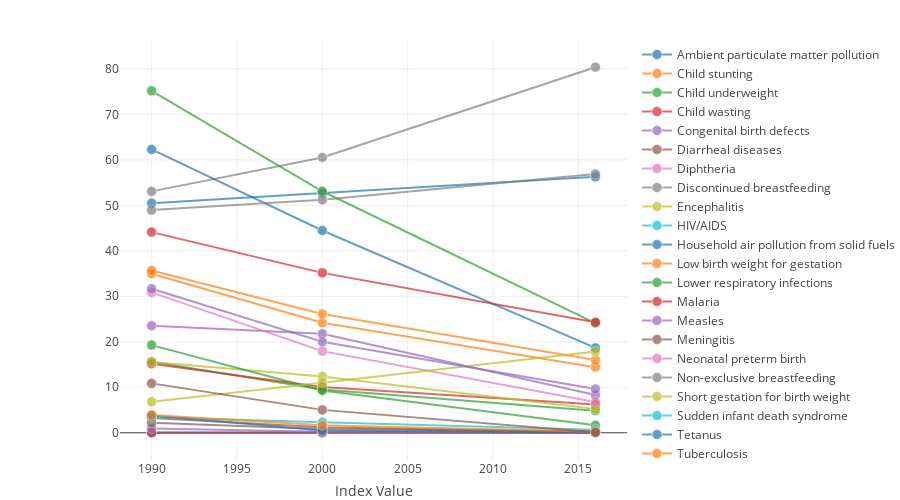

Notebook cell for this chart:
### Code cell
# For one country, plot all indicators
df_l = df.query('location_id == 6')
data = [
            go.Scatter(
                x=df_l[df_l['indicator'] == i]['year_id'],
                y=df_l[df_l['indicator'] == i]['val'],
                # text=df_l[df_l['location_id'] == i]['location_name'],
                mode='lines+markers',
                opacity=0.7,
                marker={
                    'size': 10,
                    # 'color': dif_similar[dif_similar['cluster'] == i]['color'],  # palette[i],
                    'line': {'width': 0.5, 'color': 'white'}
                },
                name=str(i)
            ) for i in df_l.indicator.unique()
        ]
layout = go.Layout(
            # title=f'Difference between {loc_id} and similar countries',
            xaxis={'title': 'Index Value'},
#             yaxis={'title': 'test'},
             height=500,
            margin={'l': 120, 'b': 40, 't': 40, 'r': 0},
            hovermode='closest')
fig = dict(data=data, layout=layout)

# iplot(data)
iplot(fig)

### Figure 1 — Plotly figure (JSON) as saved in the notebook; plotly's stock layout.template omitted (floating-point values rounded to 4 significant figures)
{"data": [{"marker": {"line": {"color": "white", "width": 0.5}, "size": 10}, "mode": "lines+markers", "name": "Ambient particulate matter pollution", "opacity": 0.7, "type": "scatter", "uid": "55105acc-ee26-43c1-a817-be56ac364013", "x": [1990, 2000, 2016], "y": [50.44, 52.63, 56.26]}, {"marker": {"line": {"color": "white", "width": 0.5}, "size": 10}, "mode": "lines+markers", "name": "Child stunting", "opacity": 0.7, "type": "scatter", "uid": "3895cf2f-760a-4203-8424-6dc98fd7e31f", "x": [1990, 2000, 2016], "y": [34.94, 24.19, 14.42]}, {"marker": {"line": {"color": "white", "width": 0.5}, "size": 10}, "mode": "lines+markers", "name": "Child underweight", "opacity": 0.7, "type": "scatter", "uid": "43e73b4c-f534-49a2-be3d-266124a4c473", "x": [1990, 2000, 2016], "y": [15.59, 9.531, 4.827]}, {"marker": {"line": {"color": "white", "width": 0.5}, "size": 10}, "mode": "lines+markers", "name": "Child wasting", "opacity": 0.7, "type": "scatter", "uid": "754e8e64-bf77-4f95-a412-4aedcec53f37", "x": [1990, 2000, 2016], "y": [15.19, 10.04, 6.225]}, {"marker": {"line": {"color": "white", "width": 0.5}, "size": 10}, "mode": "lines+markers", "name": "Congenital birth defects", "opacity": 0.7, "type": "scatter", "uid": "c8f2e2f0-9ac2-470b-9404-cc5cdda4917b", "x": [1990, 2000, 2016], "y": [23.53, 21.75, 8.311]}, {"marker": {"line": {"color": "white", "width": 0.5}, "size": 10}, "mode": "lines+markers", "name": "Diarrheal diseases", "opacity": 0.7, "type": "scatter", "uid": "91ab3872-68d3-49f7-86ba-e74f76f67307", "x": [1990, 2000, 2016], "y": [3.25, 1.199, 0.123]}, {"marker": {"line": {"color": "white", "width": 0.5}, "size": 10}, "mode": "lines+markers", "name": "Diphtheria", "opacity": 0.7, "type": "scatter", "uid": "40e9a9d3-2a53-4e7f-b94b-048a6836bd5c", "x": [1990, 2000, 2016], "y": [0.09864, 0.05302, 0.009662]}, {"marker": {"line": {"color": "white", "width": 0.5}, "size": 10}, "mode": "lines+markers", "name": "Discontinued breastfeeding", "opacity": 0.7, "type": "scatter", "uid": "24340d72-0b0b-4c06-a2dc-cd000e0c2ae9", "x": [1990, 2000, 2016], "y": [53.06, 60.52, 80.35]}, {"marker": {"line": {"color": "white", "width": 0.5}, "size": 10}, "mode": "lines+markers", "name": "Encephalitis", "opacity": 0.7, "type": "scatter", "uid": "420e39cf-0b44-43a4-b010-ba150d2bbe61", "x": [1990, 2000, 2016], "y": [15.56, 12.39, 5.211]}, {"marker": {"line": {"color": "white", "width": 0.5}, "size": 10}, "mode": "lines+markers", "name": "HIV/AIDS", "opacity": 0.7, "type": "scatter", "uid": "1029f71d-46a1-464c-bc86-38ae5b9b8cd0", "x": [1990, 2000, 2016], "y": [0.004513, 0.03556, 0.1038]}, {"marker": {"line": {"color": "white", "width": 0.5}, "size": 10}, "mode": "lines+markers", "name": "Household air pollution from solid fuels", "opacity": 0.7, "type": "scatter", "uid": "a676edc4-d2d5-43ff-a165-1c5ef87b9ba7", "x": [1990, 2000, 2016], "y": [62.28, 44.47, 18.65]}, {"marker": {"line": {"color": "white", "width": 0.5}, "size": 10}, "mode": "lines+markers", "name": "Low birth weight for gestation", "opacity": 0.7, "type": "scatter", "uid": "a5d41b67-358e-4783-8750-f53b0445d681", "x": [1990, 2000, 2016], "y": [35.65, 26.12, 15.97]}, {"marker": {"line": {"color": "white", "width": 0.5}, "size": 10}, "mode": "lines+markers", "name": "Lower respiratory infections", "opacity": 0.7, "type": "scatter", "uid": "0d3a8de1-0344-4203-a9e0-af6e9bce1710", "x": [1990, 2000, 2016], "y": [19.27, 9.291, 1.653]}, {"marker": {"line": {"color": "white", "width": 0.5}, "size": 10}, "mode": "lines+markers", "name": "Malaria", "opacity": 0.7, "type": "scatter", "uid": "5fd30c31-6db4-4d4c-9eec-c647f8859ade", "x": [1990, 2000, 2016], "y": [0.0006156, 0.0004432, 0.0001806]}, {"marker": {"line": {"color": "white", "width": 0.5}, "size": 10}, "mode": "lines+markers", "name": "Measles", "opacity": 0.7, "type": "scatter", "uid": "ce2090d0-5609-4691-8fc6-20e5cca1099b", "x": [1990, 2000, 2016], "y": [0.9505, 0.2363, 0.005191]}, {"marker": {"line": {"color": "white", "width": 0.5}, "size": 10}, "mode": "lines+markers", "name": "Meningitis", "opacity": 0.7, "type": "scatter", "uid": "c28e4b71-e64d-49d3-bbd4-ff7d1602e510", "x": [1990, 2000, 2016], "y": [2.201, 0.804, 0.3223]}, {"marker": {"line": {"color": "white", "width": 0.5}, "size": 10}, "mode": "lines+markers", "name": "Neonatal preterm birth", "opacity": 0.7, "type": "scatter", "uid": "4ee15066-ef29-424f-8fb6-38556be14cfb", "x": [1990, 2000, 2016], "y": [30.86, 17.95, 6.765]}, {"marker": {"line": {"color": "white", "width": 0.5}, "size": 10}, "mode": "lines+markers", "name": "Non-exclusive breastfeeding", "opacity": 0.7, "type": "scatter", "uid": "c0360fe7-53ac-4939-974b-4a8373727a12", "x": [1990, 2000, 2016], "y": [48.94, 51.22, 56.9]}, {"marker": {"line": {"color": "white", "width": 0.5}, "size": 10}, "mode": "lines+markers", "name": "Short gestation for birth weight", "opacity": 0.7, "type": "scatter", "uid": "32c2746b-fcec-439e-a94e-d2fcac6e0f96", "x": [1990, 2000, 2016], "y": [6.815, 10.99, 17.84]}, {"marker": {"line": {"color": "white", "width": 0.5}, "size": 10}, "mode": "lines+markers", "name": "Sudden infant death syndrome", "opacity": 0.7, "type": "scatter", "uid": "eb113f20-736f-41ce-b6ed-bcedf88b5fd3", "x": [1990, 2000, 2016], "y": [3.421, 2.287, 0.6717]}, {"marker": {"line": {"color": "white", "width": 0.5}, "size": 10}, "mode": "lines+markers", "name": "Tetanus", "opacity": 0.7, "type": "scatter", "uid": "7f3a75a6-b234-41b0-8399-1d5bfc1875fa", "x": [1990, 2000, 2016], "y": [3.812, 0.5055, 0.05235]}, {"marker": {"line": {"color": "white", "width": 0.5}, "size": 10}, "mode": "lines+markers", "name": "Tuberculosis", "opacity": 0.7, "type": "scatter", "uid": "99e749bb-3fbc-4a1a-b30f-4e9f09780e4c", "x": [1990, 2000, 2016], "y": [3.921, 1.627, 0.1933]}, {"marker": {"line": {"color": "white", "width": 0.5}, "size": 10}, "mode": "lines+markers", "name": "Unsafe sanitation", "opacity": 0.7, "type": "scatter", "uid": "a8cd192e-f5b0-4ec0-ae48-74d39bd0c782", "x": [1990, 2000, 2016], "y": [75.16, 53.09, 24.1]}, {"marker": {"line": {"color": "white", "width": 0.5}, "size": 10}, "mode": "lines+markers", "name": "Unsafe water source", "opacity": 0.7, "type": "scatter", "uid": "0ed1cdb8-147d-4777-8f5a-288745418268", "x": [1990, 2000, 2016], "y": [44.11, 35.15, 24.3]}, {"marker": {"line": {"color": "white", "width": 0.5}, "size": 10}, "mode": "lines+markers", "name": "Vitamin A deficiency", "opacity": 0.7, "type": "scatter", "uid": "19430d41-0f44-4b70-918d-f662de4cda34", "x": [1990, 2000, 2016], "y": [31.66, 19.99, 9.613]}, {"marker": {"line": {"color": "white", "width": 0.5}, "size": 10}, "mode": "lines+markers", "name": "Whooping cough", "opacity": 0.7, "type": "scatter", "uid": "68e22332-7f71-430e-ac22-01b3dad82d11", "x": [1990, 2000, 2016], "y": [10.85, 5.028, 0.1089]}], "layout": {"height": 500, "hovermode": "closest", "margin": {"b": 40, "l": 120, "r": 0, "t": 40}, "xaxis": {"title": {"text": "Index Value"}}}}
